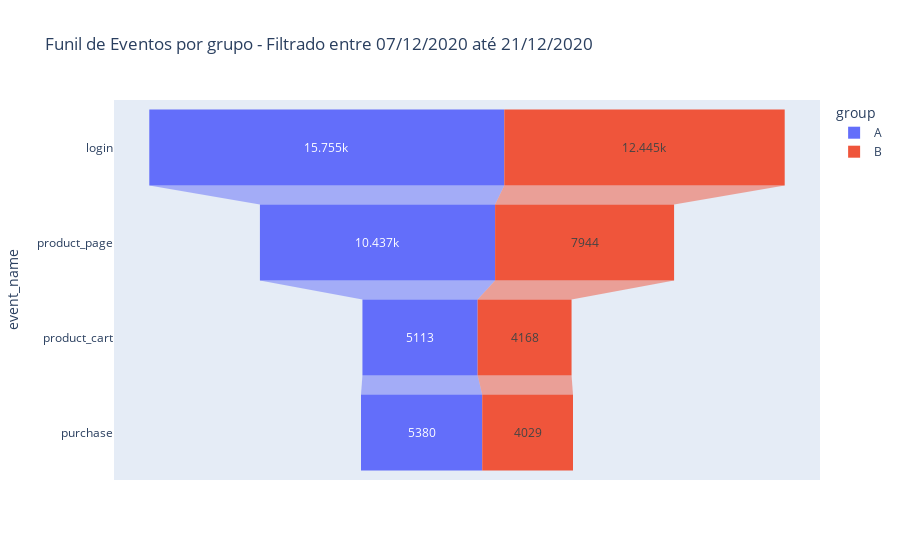

The code cell stored with this chart in its notebook:
### Code cell
frequency = events_ab.query('date <= "2020-12-21"').pivot_table(index=['event_name', 'group'],values='user_id',aggfunc='count').reset_index().sort_values('user_id',ascending= False)

frequency_filtered = frequency.reindex([0,1,4,5,2,3,6,7])


fig = px.funnel(frequency_filtered, x='user_id', y='event_name', color='group', title='Funil de Eventos por grupo - Filtrado entre 07/12/2020 até 21/12/2020')
fig.show()

### Figure 1 — Plotly figure (JSON) as saved in the notebook; plotly's stock layout.template omitted (floating-point values rounded to 4 significant figures)
{"data": [{"hovertemplate": "group=A<br>user_id=%{x}<br>event_name=%{y}<extra></extra>", "legendgroup": "A", "marker": {"color": "#636efa"}, "name": "A", "orientation": "h", "showlegend": true, "type": "funnel", "x": [15755, 10437, 5113, 5380], "xaxis": "x", "y": ["login", "product_page", "product_cart", "purchase"], "yaxis": "y"}, {"hovertemplate": "group=B<br>user_id=%{x}<br>event_name=%{y}<extra></extra>", "legendgroup": "B", "marker": {"color": "#EF553B"}, "name": "B", "orientation": "h", "showlegend": true, "type": "funnel", "x": [12445, 7944, 4168, 4029], "xaxis": "x", "y": ["login", "product_page", "product_cart", "purchase"], "yaxis": "y"}], "layout": {"legend": {"title": {"text": "group"}, "tracegroupgap": 0}, "title": {"text": "Funil de Eventos por grupo - Filtrado entre 07/12/2020 até 21/12/2020"}, "xaxis": {"anchor": "y", "domain": [0, 1], "title": {"text": "user_id"}}, "yaxis": {"anchor": "x", "domain": [0, 1], "title": {"text": "event_name"}}}}
